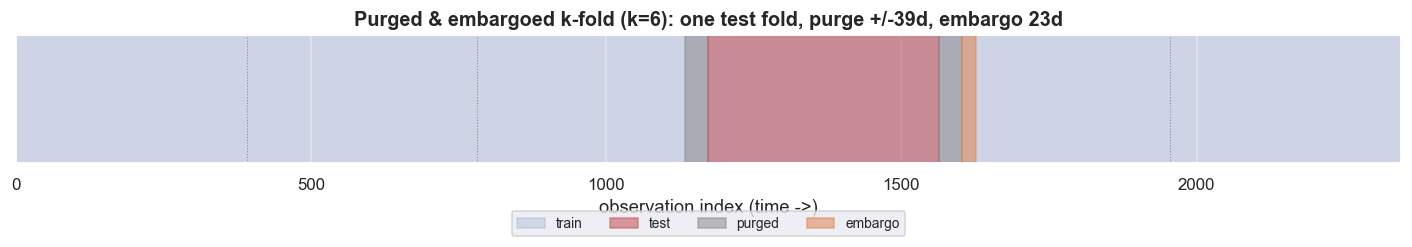

Write Python code to recreate this figure.
# ---- deterministic split diagram + leak fraction ---------------------------
M = len(idx); KF = 6
bounds = np.linspace(0, M, KF+1).astype(int)
EMB = int(round(0.01 * M))
hi_fold = 3                                            # the fold we highlight
t0, t1 = bounds[hi_fold], bounds[hi_fold+1]
plo, phi = max(0, t0-H), min(M, t1+H)                  # purge bands
elo, ehi = phi, min(M, phi+EMB)                        # embargo after test

fig, ax = plt.subplots(figsize=(13, 2.7))
ax.axvspan(0, M, color=C['blue'], alpha=0.18)                       # train base
ax.axvspan(plo, t0, color=C['grey'], alpha=0.55)                    # purge left
ax.axvspan(t0, t1, color=C['red'],  alpha=0.55)                     # test
ax.axvspan(t1, phi, color=C['grey'], alpha=0.55)                    # purge right
ax.axvspan(elo, ehi, color=C['amber'], alpha=0.55)                  # embargo
for b in bounds: ax.axvline(b, color=C['grey'], lw=0.7, ls=':')
ax.set_yticks([]); ax.set_xlim(0, M); ax.set_xlabel('observation index (time ->)')
ax.set_title(f'Purged & embargoed k-fold (k={KF}): one test fold, purge +/-{H}d, embargo {EMB}d')
from matplotlib.patches import Patch
ax.legend(handles=[Patch(color=C['blue'], alpha=0.18, label='train'), Patch(color=C['red'], alpha=0.55, label='test'),
                   Patch(color=C['grey'], alpha=0.55, label='purged'), Patch(color=C['amber'], alpha=0.55, label='embargo')],
          ncol=4, fontsize=9, loc='upper center', bbox_to_anchor=(0.5, -0.32))
plt.tight_layout(); plt.show()

def leak_fraction(train_mask, test_mask, h=H):
    present = np.zeros(M, bool); present[np.where(train_mask)[0]] = True
    pre = np.concatenate([[0], np.cumsum(present)])
    te = np.where(test_mask)[0]
    hit = sum(1 for t in te if pre[min(M, t+h+1)] - pre[max(0, t-h)] > 0)
    return hit / len(te)

rng = np.random.default_rng(7)
# shuffled k-fold (one realisation), blocked k-fold, purged+embargo -- average leak over folds
def scheme_leak(kind):
    fr = []
    if kind == 'shuffled':
        lab = rng.integers(0, KF, M)
        for f in range(KF):
            fr.append(leak_fraction(lab != f, lab == f))
    else:
        for f in range(KF):
            a, b = bounds[f], bounds[f+1]; test = np.zeros(M, bool); test[a:b] = True
            train = ~test
            if kind == 'purged':
                lo, h2 = max(0, a-H), min(M, b+H+EMB); train[lo:h2] = False
            fr.append(leak_fraction(train, test))
    return np.mean(fr)
leak_shuf, leak_block, leak_purg = scheme_leak('shuffled'), scheme_leak('blocked'), scheme_leak('purged')
print(f'avg fraction of TEST days with a TRAIN neighbour inside +/-{H}d (the leak):')
print(f'  shuffled k-fold       : {leak_shuf:.1%}   (near-duplicates everywhere)')
print(f'  blocked  k-fold       : {leak_block:.1%}   (only at fold edges)')
print(f'  purged + embargo      : {leak_purg:.1%}   (cut by construction)')
